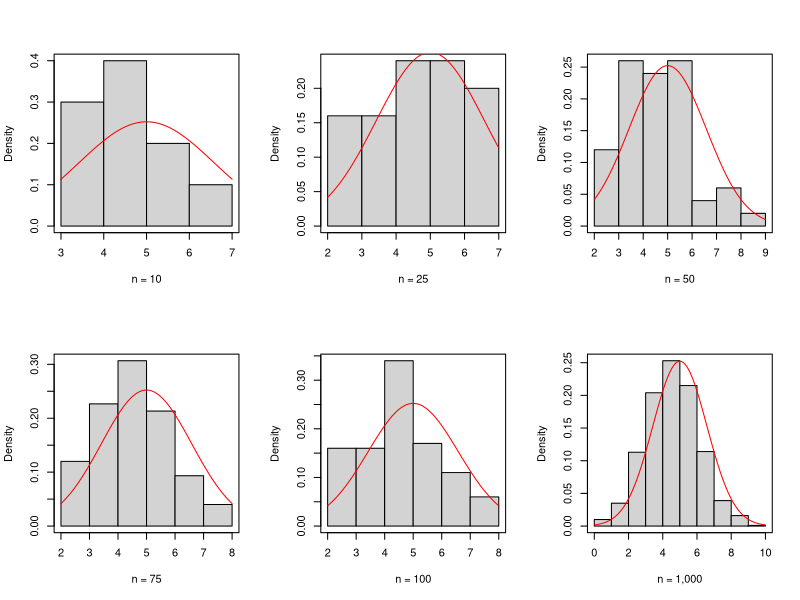
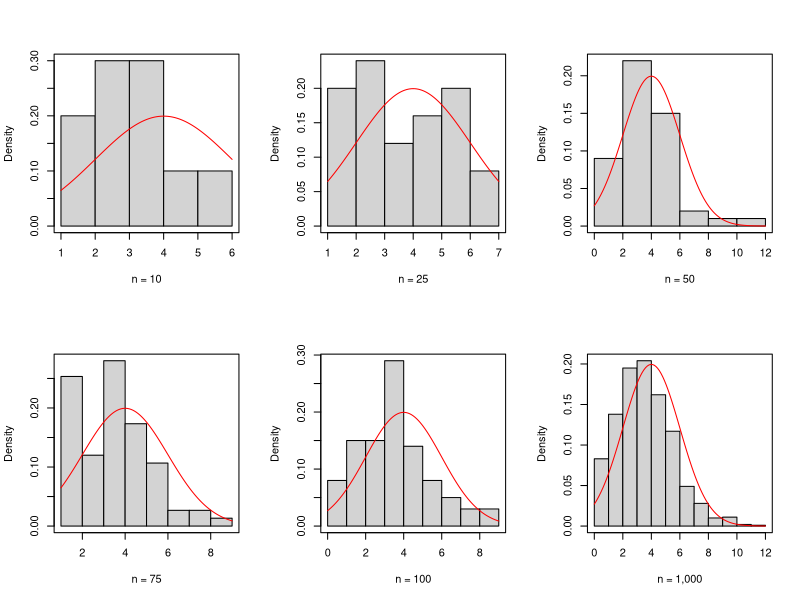
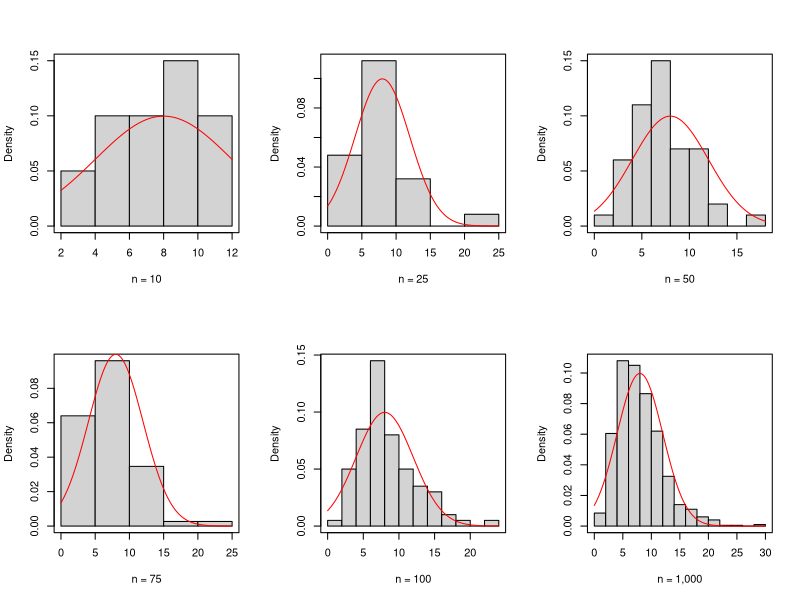

These figures' R source, in order:
## ---- chunk 1
knitr::opts_chunk$set(echo = TRUE)
## ---- chunk 2
set.seed(314439)
par(mfrow=c(2,3))
hist(rbinom(10,size = 10,prob = 0.5), xlab = "n = 10", main = "", 
     probability = TRUE)
box()
curve(dnorm(x,mean = 5, sd = sqrt(2.5)), add = TRUE, col = "red")
hist(rbinom(25,size = 10,prob = 0.5), xlab = "n = 25", main = "", 
     probability = TRUE)
box()
curve(dnorm(x,mean = 5, sd = sqrt(2.5)), add = TRUE, col = "red")
hist(rbinom(50,size = 10,prob = 0.5), xlab = "n = 50", main = "", 
     probability = TRUE)
box()
curve(dnorm(x,mean = 5, sd = sqrt(2.5)), add = TRUE, col = "red")
hist(rbinom(75,size = 10,prob = 0.5), xlab = "n = 75", main = "", 
     probability = TRUE)
box()
curve(dnorm(x,mean = 5, sd = sqrt(2.5)), add = TRUE, col = "red")
hist(rbinom(100,size = 10,prob = 0.5), xlab = "n = 100", main = "", 
     probability = TRUE)
box()
curve(dnorm(x,mean = 5, sd = sqrt(2.5)), add = TRUE, col = "red")
hist(rbinom(1000,size = 10,prob = 0.5), xlab = "n = 1,000", main = "", 
     probability = TRUE)
box()
curve(dnorm(x,mean = 5, sd = sqrt(2.5)), add = TRUE, col = "red")
## ---- chunk 3
set.seed(314439)
par(mfrow=c(2,3))
hist(rpois(10,lambda = 4), xlab = "n = 10", main = "", probability = TRUE)
box()
curve(dnorm(x,mean = 4, sd = 2), add = TRUE, col = "red")
hist(rpois(25,lambda = 4), xlab = "n = 25", main = "", probability = TRUE)
box()
curve(dnorm(x,mean = 4, sd = 2), add = TRUE, col = "red")
hist(rpois(50,lambda = 4), xlab = "n = 50", main = "", probability = TRUE)
box()
curve(dnorm(x,mean = 4, sd = 2), add = TRUE, col = "red")
hist(rpois(75,lambda = 4), xlab = "n = 75", main = "", probability = TRUE)
box()
curve(dnorm(x,mean = 4, sd = 2), add = TRUE, col = "red")
hist(rpois(100,lambda = 4), xlab = "n = 100", main = "", probability = TRUE)
box()
curve(dnorm(x,mean = 4, sd = 2), add = TRUE, col = "red")
hist(rpois(1000,lambda = 4), xlab = "n = 1,000", main = "", probability = TRUE)
box()
curve(dnorm(x,mean = 4, sd = 2), add = TRUE, col = "red")
## ---- chunk 4
set.seed(314439)
par(mfrow=c(2,3))
hist(rgamma(10,shape = 4, scale = 2), xlab = "n = 10", main = "", 
     probability = TRUE)
box()
curve(dnorm(x,mean = 8, sd = 4), add = TRUE, col = "red")
hist(rgamma(25,shape = 4, scale = 2), xlab = "n = 25", main = "", 
     probability = TRUE)
box()
curve(dnorm(x,mean = 8, sd = 4), add = TRUE, col = "red")
hist(rgamma(50,shape = 4, scale = 2), xlab = "n = 50", main = "", 
     probability = TRUE)
box()
curve(dnorm(x,mean = 8, sd = 4), add = TRUE, col = "red")
hist(rgamma(75,shape = 4, scale = 2), xlab = "n = 75", main = "", 
     probability = TRUE)
box()
curve(dnorm(x,mean = 8, sd = 4), add = TRUE, col = "red")
hist(rgamma(100,shape = 4, scale = 2), xlab = "n = 100", main = "", 
     probability = TRUE)
box()
curve(dnorm(x,mean = 8, sd = 4), add = TRUE, col = "red")
hist(rgamma(1000,shape = 4, scale = 2), xlab = "n = 1,000", main = "", 
     probability = TRUE)
box()
curve(dnorm(x,mean = 8, sd = 4), add = TRUE, col = "red")
## ---- chunk 5

## ---- chunk 6

